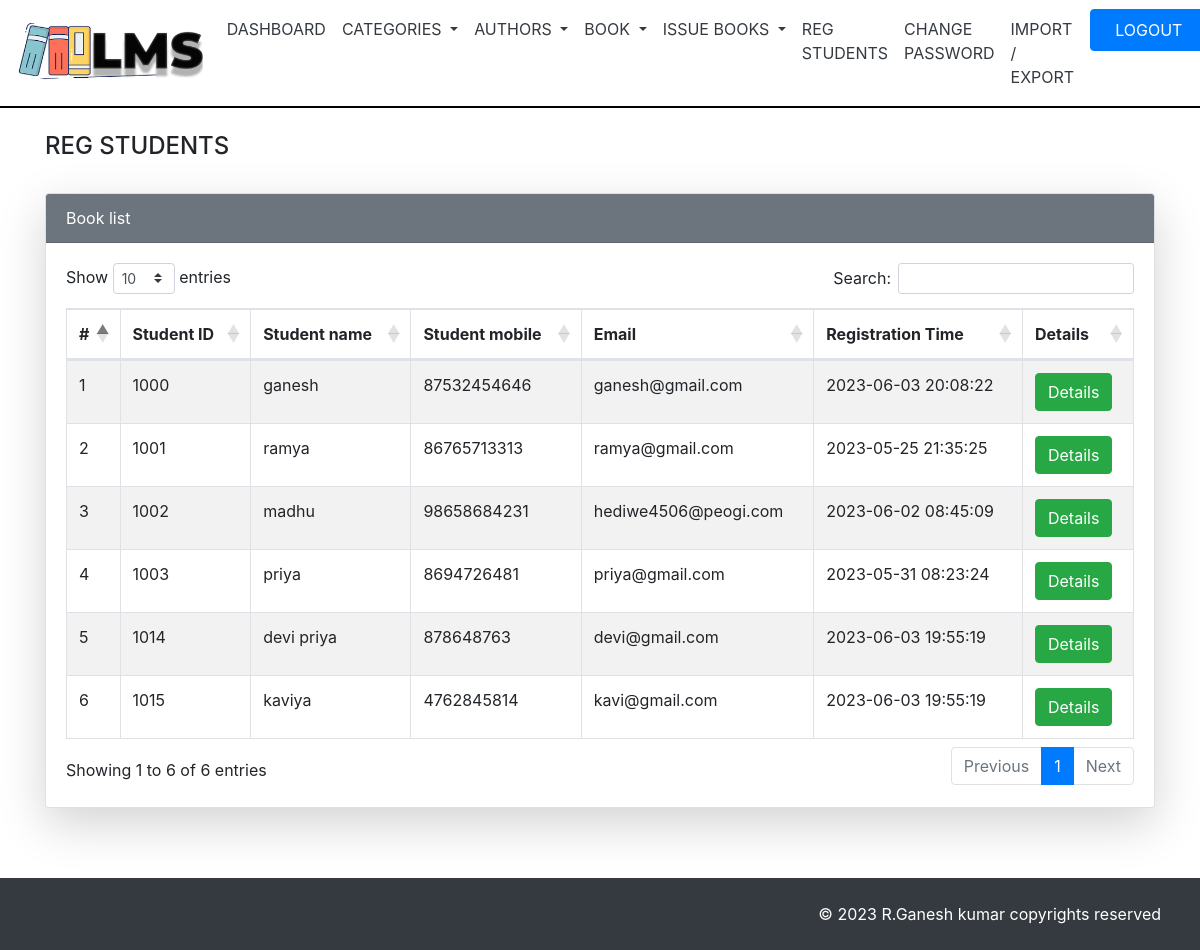
The app's page /admin/reg_students.php (signed in) with its own data.
### tables this page shows
CREATE TABLE `user` (
  `id` int(11) NOT NULL,
  `name` varchar(50) NOT NULL,
  `mobile` varchar(50) NOT NULL,
  `email` varchar(50) NOT NULL,
  `password` varchar(50) NOT NULL,
  `reg_time` timestamp NOT NULL DEFAULT current_timestamp() ON UPDATE current_timestamp()
);

### admin/reg_students.php (the view, shortened to what this page needs)
<!DOCTYPE html>
<html lang="en">
<head>
    <link rel="stylesheet" href="https://cdn.jsdelivr.net/npm/bootstrap@4.6.2/dist/css/bootstrap.min.css">
  <link rel="stylesheet" href="https://cdnjs.cloudflare.com/ajax/libs/font-awesome/6.4.0/css/all.min.css" />
  <link rel="stylesheet" href="https://cdnjs.cloudflare.com/ajax/libs/twitter-bootstrap/4.5.2/css/bootstrap.css">
  <link rel="stylesheet" href="https://cdn.datatables.net/1.13.4/css/dataTables.bootstrap4.min.css">
</head>
<body>
<?php
include('aheader.php');
?>
<div class="container">
<h4 class="mt-4">REG STUDENTS</h4>
<div class="row">
<div class="col-md-12">
<div class="card shadow-lg mt-4" style="margin-bottom:70px;">
<div class="card-header bg-secondary text-white">Book list</div>
<div class="card-body">
<table id="example" class=" table table-striped table-bordered" style="width:100%">
<thead>
<tr>
    <th>#</th>
    <th>Student ID</th>
    <th>Student name</th>
    <th>Student mobile</th>
    <th>Email</th>
    <th>Registration Time</th>
    <th>Details</th>
</tr>
</thead>
<tbody>
<?php
include('db.php');
$sql="select * from user";
$result=mysqli_query($con,$sql);
if(mysqli_num_rows($result)>0)
{
    $i=1;
while($row=mysqli_fetch_assoc($result))
{
    ?>
    <tr>
        <td><?php echo $i; ?></td>
        <td><?=$row['id']?></td>
        <td><?=$row['name']?></td>
        <td><?=$row['mobile']?></td>
        <td><?=$row['email']?></td>
        <td><?=$row['reg_time']?></td>
    <td>
        <a href="view_details.php?id=<?=$row['id']?>" class="btn btn-success">Details</a>
    </td>
    </tr>
    <?php
    $i++;
}
}
?>
</tbody>
</table>
</div>
</div>
</div>
</div>
</div>
<div class="container-fluid">
<div class="row bg-dark p-4 text-white text-right">
<div class="col">
&copy; <?php echo date('Y'); ?> R.Ganesh kumar copyrights reserved
</div>
</div>
</div>
</body>
</html>

### records on screen
user: id "1000", name "ganesh", mobile "87532454646", email "ganesh@gmail.com", reg_time "2023-06-03 20:08:22"
user: id "1001", name "ramya", mobile "86765713313", email "ramya@gmail.com", reg_time "2023-05-25 21:35:25"
user: id "1002", name "madhu", mobile "98658684231", email "hediwe4506@peogi.com", reg_time "2023-06-02 08:45:09"
user: id "1003", name "priya", mobile "8694726481", email "priya@gmail.com", reg_time "2023-05-31 08:23:24"
user: id "1014", name "devi priya", mobile "878648763", email "devi@gmail.com", reg_time "2023-06-03 19:55:19"
user: id "1015", name "kaviya", mobile "4762845814", email "kavi@gmail.com", reg_time "2023-06-03 19:55:19"
